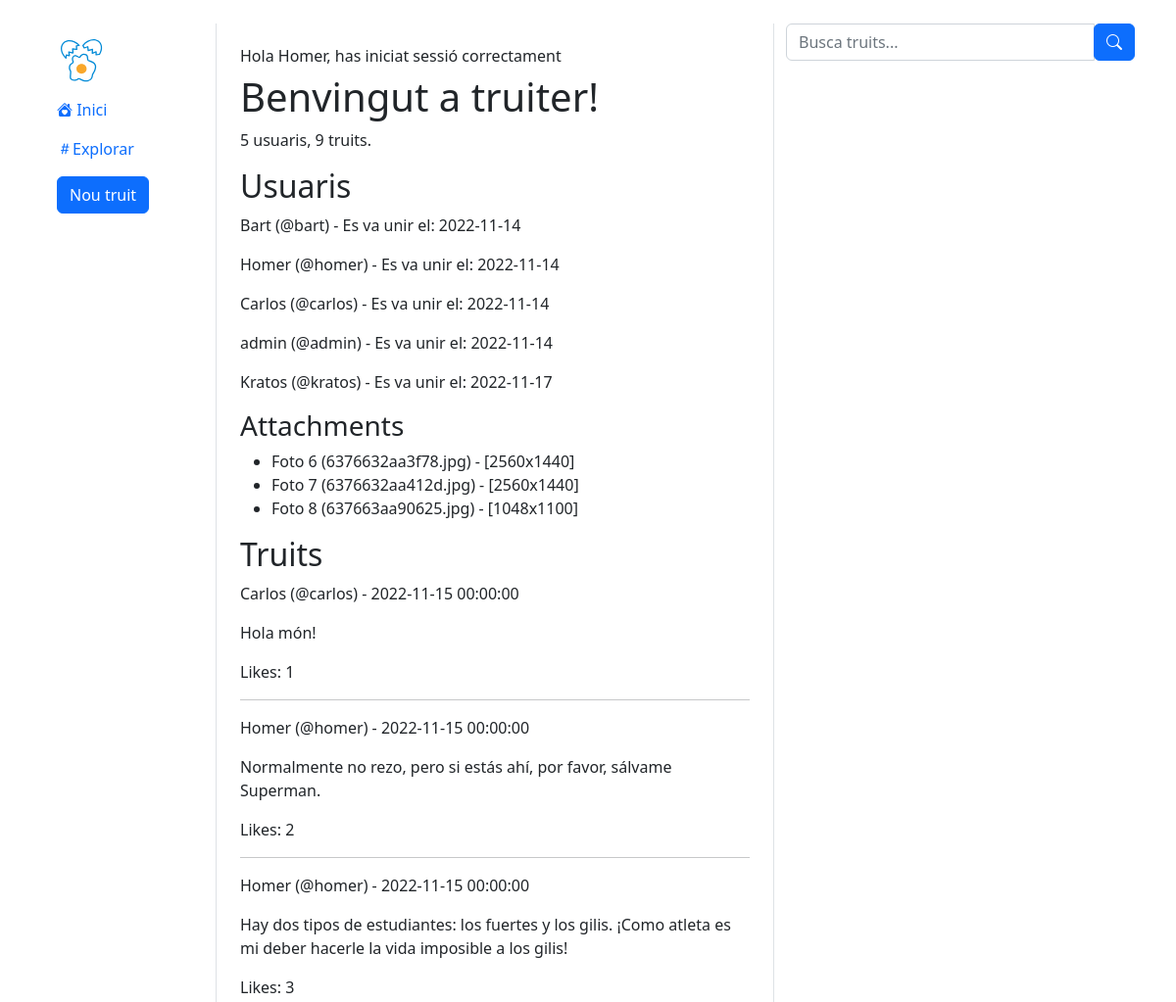
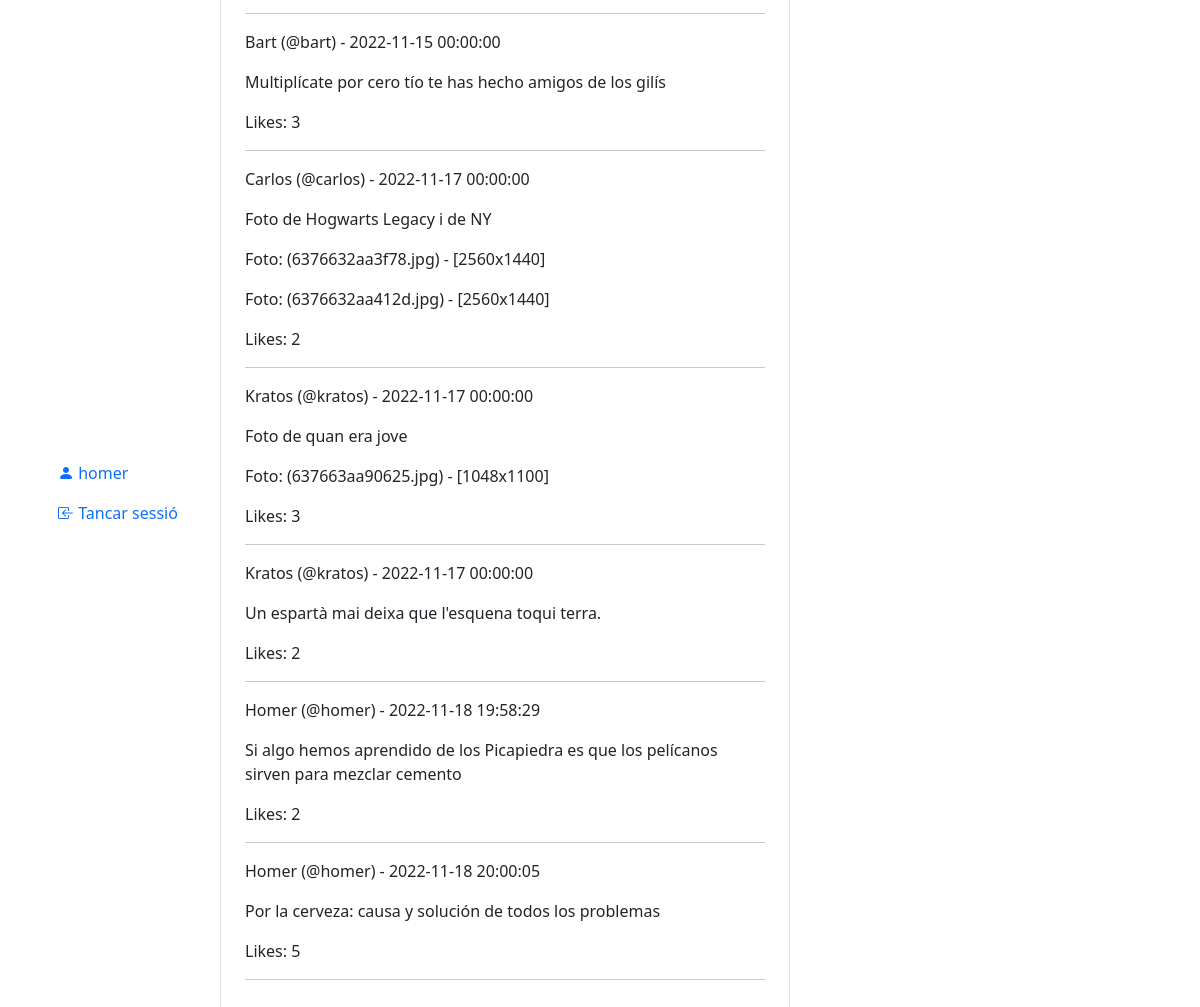
/index.php (signed in), run on the app's committed database (2 pictures, top to bottom).
### tables this page shows
CREATE TABLE `user` (
  `id` int(11) NOT NULL,
  `name` varchar(50) NOT NULL,
  `username` varchar(15) NOT NULL,
  `created_at` date NOT NULL,
  `password` varchar(255) NOT NULL,
  `verified` tinyint(4) NOT NULL
);

CREATE TABLE `media` (
  `id` int(11) NOT NULL,
  `height` int(11) NOT NULL,
  `width` int(11) NOT NULL,
  `alt_text` varchar(255) NOT NULL,
  `url` varchar(255) NOT NULL,
  `tweet_id` int(11) NOT NULL
);

CREATE TABLE `tweet` (
  `id` int(11) NOT NULL,
  `text` varchar(280) NOT NULL,
  `author_id` int(11) NOT NULL,
  `created_at` datetime NOT NULL,
  `like_count` int(11) NOT NULL
);

### index.php (called while the page is built, shortened)
<?php
$dsn = "mysql:host=localhost;dbname=truiter";
try {
    $pdo = new PDO($dsn, "root");
} catch (PDOException $PDOException) {
    echo $PDOException->getMessage();
}
$consulta1 = $pdo->prepare("SELECT id, name, username, created_at FROM user");
$consulta1->execute();
$resultat1 = $consulta1->fetchAll(PDO::FETCH_ASSOC);
$consulta2 = $pdo->prepare("SELECT tweet.id AS tweet_id, tweet.text, tweet.author_id, tweet.created_at, tweet.like_count, user.name, user.username, user.id AS user_id FROM tweet INNER JOIN user ON tweet.author_id = user.id");
$consulta2->execute();
$resultat2 = $consulta2->fetchAll(PDO::FETCH_ASSOC);
$consulta3 = $pdo->prepare("SELECT media.id AS media_id, media.width, media.height, media.alt_text, media.tweet_id, tweet.id AS tweet_id FROM media INNER JOIN tweet ON media.tweet_id = tweet.id");
$consulta3->execute();
$resultat3 = $consulta3->fetchAll(PDO::FETCH_ASSOC);
require 'views/index.view.php';

### views/index.view.php (the view, shortened to what this page needs)
<!DOCTYPE html>
<html lang="ca">
<head>
    <link href="https://cdn.jsdelivr.net/npm/bootstrap@5.2.2/dist/css/bootstrap.min.css" rel="stylesheet"
>
    <link rel="stylesheet" href="https://cdn.jsdelivr.net/npm/bootstrap-icons@1.9.1/font/bootstrap-icons.css">
</head>
<body>
<main class="mt-4 container">
    <div class="row">
        <div class="position-fixed col-2 d-flex flex-column justify-content-between h-75">
            <?php require "partials/sidebar.php" ?>
        </div>
        <div class="offset-2 col-6 border-start border-end border-1 p-4">
            <?php if (!empty($_SESSION["missatge"])): ?>
                <h6><?= $_SESSION["missatge"] ?></h6>
            <?php endif; ?>
            <h1>Benvingut a truiter!</h1>
            <p><?= count($resultat1) ?> usuaris, <?= count($resultat2) ?> truits.</p>
            <h2>Usuaris</h2>
            <?php foreach ($resultat1 as $user) : ?>
                <p><?= $user["name"] ?> (@<?= $user["username"] ?>) - Es va unir el: <?= $user["created_at"] ?></p>
            <?php endforeach; ?>
            <?php if (count($resultat3) > 0) : ?>
                <h3>Attachments</h3>
                <ul>
                    <?php foreach ($resultat3 as $attachment) : ?>
                        <li>Foto <?= $attachment["media_id"] ?> (<?= $attachment["alt_text"] ?>) -
                            [<?= $attachment["width"] ?>x<?= $attachment["height"] ?>]
                        </li>
                    <?php endforeach; ?>
                </ul>
            <?php endif; ?>
            <h2>Truits</h2>
            <?php foreach ($resultat2 as $tweet) : ?>
                <p><?= $tweet["name"] ?> (@<?= $tweet["username"] ?>) -
                    <?= $tweet["created_at"] ?></p>
                <blockquote><?= $tweet["text"] ?></blockquote>
                <?php foreach ($resultat3 as $foto) : ?>
                    <?php if ($foto["tweet_id"] == $tweet["tweet_id"]): ?>
                        <p>Foto: (<?= $foto["alt_text"] ?>) - [<?= $foto["width"] ?>x<?= $foto["height"] ?>]</p>
                    <?php endif; ?>
                <?php endforeach; ?>
                <p>Likes: <?= $tweet["like_count"]; ?></p>
                <hr/>
            <?php endforeach; ?>
        </div>
        <div class="col-4">
            <form class="mb-4" method="post" action="search-process.php">
                <div class="input-group mb-3">
                    <input type="text" name="search" class="form-control input-text" placeholder="Busca truits...">
                    <div class="input-group-append">
                        <button class="btn btn-primary"><i class="bi bi-search"></i>
                        </button>
                    </div>
                </div>
            </form>
        </div>
    </div>
</main>
</body>
</html>

### data on the page
user: name "Bart", username "bart", created_at "2022-11-14"
user: name "Homer", username "homer", created_at "2022-11-14"
user: name "Carlos", username "carlos", created_at "2022-11-14"
user: name "admin", username "admin", created_at "2022-11-14"
user: name "Kratos", username "kratos", created_at "2022-11-17"
media: id "6", alt_text "6376632aa3f78.jpg", width "2560", height "1440"
media: id "7", alt_text "6376632aa412d.jpg", width "2560", height "1440"
media: id "8", alt_text "637663aa90625.jpg", width "1048", height "1100"
tweet: author.name "Carlos", author.username "carlos", created_at "2022-11-15 00:00:00", text "Hola món!", like_count "1"
tweet: author.name "Homer", author.username "homer", created_at "2022-11-15 00:00:00", text "Normalmente no rezo, pero si estás ahí, por favor, sálvame Superman.", like_count "2"
tweet: author.name "Homer", author.username "homer", created_at "2022-11-15 00:00:00", text "Hay dos tipos de estudiantes: los fuertes y los gilis. ¡Como atleta es mi deber hacerle la vida imposible a los gilis!", like_count "3"
tweet: author.name "Bart", author.username "bart", created_at "2022-11-15 00:00:00", text "Multiplícate por cero tío te has hecho amigos de los gilís", like_count "3"
tweet: author.name "Carlos", author.username "carlos", created_at "2022-11-17 00:00:00", text "Foto de Hogwarts Legacy i de NY", like_count "2"
tweet: author.name "Kratos", author.username "kratos", created_at "2022-11-17 00:00:00", text "Foto de quan era jove", like_count "3"
tweet: author.name "Kratos", author.username "kratos", created_at "2022-11-17 00:00:00", text "Un espartà mai deixa que l'esquena toqui terra.", like_count "2"
tweet: author.name "Homer", author.username "homer", created_at "2022-11-18 19:58:29", text "Si algo hemos aprendido de los Picapiedra es que los pelícanos sirven para mezclar cemento", like_count "2"
tweet: author.name "Homer", author.username "homer", created_at "2022-11-18 20:00:05", text "Por la cerveza: causa y solución de todos los problemas", like_count "5"

### other printed values
$_SESSION["data"]["username"] "homer"
$_SESSION["missatge"] "Hola Homer, has iniciat sessió correctament"
count($resultat1) "5"
count($resultat2) "9"
